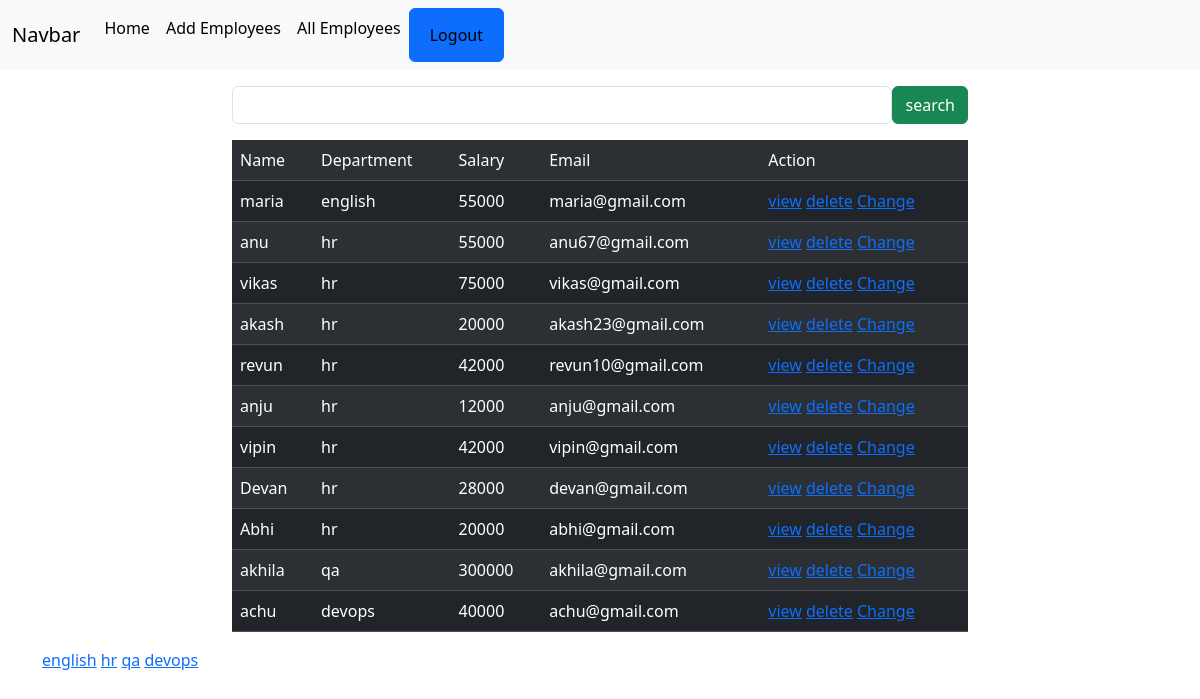
Page /employees/all/ (signed in) on the committed database.
### crm/models.py (models this page shows, shortened)
class Employes(models.Model):
    name=models.CharField(max_length=100)
    department=models.CharField(max_length=100)
    salary=models.PositiveIntegerField()
    email=models.EmailField(unique=True)
    age=models.PositiveIntegerField()
    contact=models.CharField(null=True,max_length=10)
    profile_pic=models.ImageField(upload_to="images",null=True,blank=True)
    dob=models.DateField(null=True,blank=True)

### crm/views.py (the view, shortened to what this page needs)
# urls.py: path('employees/all/',views.EmployeeListView.as_view(),name="emp-lst"),
@method_decorator(signin_required,name="dispatch")
class EmployeeListView(View):
    def get(self,request,*args,**kwargs):
        qs=Employes.objects.all()
        departments=Employes.objects.all().values_list("department",flat=True).distinct()
        print(departments)
        if "department" in request.GET:
            dept=request.GET.get("department")
            qs=qs.filter(department__iexact=dept)
        return render(request,"emp_lst.html",{"data":qs,"departments":departments})

### crm/views.py (called while the page is built)
def signin_required(fn):
    def wrapper(request,*args,**kwargs):
        if not request.user.is_authenticated:
            messages.error(request,"invalid session")
            return redirect("signin")
        else:
            return fn(request,*args,**kwargs)
    return wrapper

### crm/templates/emp_lst.html (shortened to what this page needs)
{%extends 'base.html'%}
{%block body_block%}
<div class="container mt-3">
    <div class="row">
        <div class="col-2"></div>
        <div class="col-8">
            <form action="" method="post">
                <div class="d-flex">
                    <input type="text" name="box" class="form-control">
                    <button type="submit" class="btn btn-success">search</button>
                </div>
            </form>
        </div>
        <div class="col-2"></div>
    </div>
</div>
<div class="container ">
    <div class="row">
        <div class="col-2"></div>
        <div class="col-8">
            <table class="table  table-dark table-striped mt-3">
                <tr>
                    <td>Name</td>
                    <td>Department</td>
                    <td>Salary</td>
                    <td>Email</td>
                    <td>Action</td>
                </tr>
                {%for emp in data%}
                    <tr>
                        <td>{{emp.name}}</td>
                        <td>{{emp.department}}</td>
                        <td>{{emp.salary}}</td>
                        <td>{{emp.email}}</td>
                        <td>
                            <a href="{%url 'emp-detail' emp.id%}">view</a>
                            <a href="{%url 'emp-delete' emp.id%}">delete</a>
                            <a href="{%url 'emp-update' emp.id%}">Change</a>
                        </td>
                    </tr>
                {%endfor%}
            </table>
        </div>
        <div class="col-2"></div>
    </div>
        <div>
            {%for dep in departments%}
                <a href="{%url 'emp-lst'%}>department={{dep}}">{{dep}}</a>
            {%endfor%}
        </div>
</div>
{%endblock%}

### crm/templates/base.html (shortened to what this page needs)
<!DOCTYPE html>
<html lang="en">
<head>
    <link href="https://cdn.jsdelivr.net/npm/bootstrap@5.3.2/dist/css/bootstrap.min.css" rel="stylesheet"
>
</head>
<body>
    <nav class="navbar navbar-expand-lg bg-body-tertiary">
        <div class="container-fluid">
            <a class="navbar-brand" href="#">Navbar</a>
            <div class="collapse navbar-collapse" id="navbarSupportedContent">
                <ul class="navbar-nav me-auto mb-2 mb-lg-0">
                    <li class="nav-item">
                        <a class="nav-link active" aria-current="page" href="#">Home</a>
                    </li>
                    <li class="nav-item">
                        <a class="nav-link active" aria-current="page" href="{%url 'emp-add'%}">Add Employees</a>
                    </li>
                    <li class="nav-item">
                        <a class="nav-link active" aria-current="page" href="{%url 'emp-lst'%}">All Employees</a>
                    </li>
                    <li class="nav-item btn btn-primary">
                        <a class="nav-link active" aria-current="page" href="{%url 'signout'%}">Logout</a>
                    </li>
                </ul>
            </div>
        </div>
    </nav>
    {%block body_block%}
    {%endblock%}
</body>
</html>

### rows in the picture
Employes: name "maria", department "english", salary "55000", email "maria@gmail.com"
Employes: name "anu", department "hr", salary "55000", email "anu67@gmail.com"
Employes: name "vikas", department "hr", salary "75000", email "vikas@gmail.com"
Employes: name "akash", department "hr", salary "20000", email "akash23@gmail.com"
Employes: name "revun", department "hr", salary "42000", email "revun10@gmail.com"
Employes: name "anju", department "hr", salary "12000", email "anju@gmail.com"
Employes: name "vipin", department "hr", salary "42000", email "vipin@gmail.com"
Employes: name "Devan", department "hr", salary "28000", email "devan@gmail.com"
Employes: name "Abhi", department "hr", salary "20000", email "abhi@gmail.com"
Employes: name "akhila", department "qa", salary "300000", email "akhila@gmail.com"
Employes: name "achu", department "devops", salary "40000", email "achu@gmail.com"

### other values in the picture
{{ dep }} "english" "hr" "qa" "devops"
